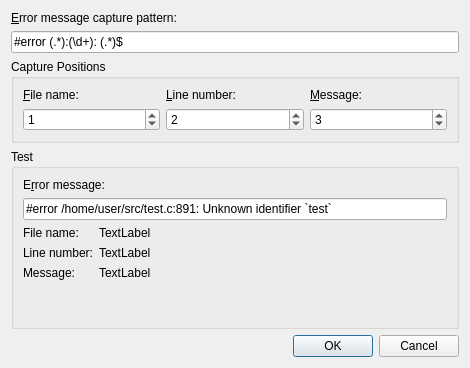
<?xml version="1.0" encoding="UTF-8"?>
<ui version="4.0">
 <class>ProjectExplorer::Internal::CustomParserConfigDialog</class>
 <widget class="QDialog" name="ProjectExplorer::Internal::CustomParserConfigDialog">
  <property name="geometry">
   <rect>
    <x>0</x>
    <y>0</y>
    <width>470</width>
    <height>368</height>
   </rect>
  </property>
  <property name="windowTitle">
   <string>Custom Parser</string>
  </property>
  <layout class="QVBoxLayout" name="verticalLayout_3">
   <item>
    <layout class="QVBoxLayout" name="verticalLayout">
     <item>
      <widget class="QLabel" name="label_4">
       <property name="text">
        <string>&amp;Error message capture pattern:</string>
       </property>
       <property name="buddy">
        <cstring>errorPattern</cstring>
       </property>
      </widget>
     </item>
     <item>
      <widget class="QLineEdit" name="errorPattern">
       <property name="text">
        <string>#error (.*):(\d+): (.*)$</string>
       </property>
      </widget>
     </item>
    </layout>
   </item>
   <item>
    <widget class="QGroupBox" name="capturePositionsGroup">
     <property name="title">
      <string>Capture Positions</string>
     </property>
     <layout class="QGridLayout" name="gridLayout">
      <item row="0" column="0">
       <widget class="QLabel" name="label">
        <property name="text">
         <string>&amp;File name:</string>
        </property>
        <property name="buddy">
         <cstring>fileNameCap</cstring>
        </property>
       </widget>
      </item>
      <item row="0" column="1">
       <widget class="QLabel" name="label_2">
        <property name="text">
         <string>&amp;Line number:</string>
        </property>
        <property name="buddy">
         <cstring>lineNumberCap</cstring>
        </property>
       </widget>
      </item>
      <item row="0" column="2">
       <widget class="QLabel" name="label_3">
        <property name="text">
         <string>&amp;Message:</string>
        </property>
        <property name="buddy">
         <cstring>messageCap</cstring>
        </property>
       </widget>
      </item>
      <item row="1" column="0">
       <widget class="QSpinBox" name="fileNameCap">
        <property name="maximum">
         <number>9</number>
        </property>
        <property name="value">
         <number>1</number>
        </property>
       </widget>
      </item>
      <item row="1" column="1">
       <widget class="QSpinBox" name="lineNumberCap">
        <property name="maximum">
         <number>9</number>
        </property>
        <property name="value">
         <number>2</number>
        </property>
       </widget>
      </item>
      <item row="1" column="2">
       <widget class="QSpinBox" name="messageCap">
        <property name="maximum">
         <number>9</number>
        </property>
        <property name="value">
         <number>3</number>
        </property>
       </widget>
      </item>
     </layout>
    </widget>
   </item>
   <item>
    <widget class="QGroupBox" name="testGroup">
     <property name="title">
      <string>Test</string>
     </property>
     <layout class="QVBoxLayout" name="verticalLayout_2">
      <item>
       <widget class="QLabel" name="label_5">
        <property name="text">
         <string>E&amp;rror message:</string>
        </property>
        <property name="buddy">
         <cstring>errorMessage</cstring>
        </property>
       </widget>
      </item>
      <item>
       <widget class="QLineEdit" name="errorMessage">
        <property name="text">
         <string>#error /home/user/src/test.c:891: Unknown identifier `test`</string>
        </property>
       </widget>
      </item>
      <item>
       <layout class="QFormLayout" name="formLayout">
        <item row="0" column="0">
         <widget class="QLabel" name="label_6">
          <property name="text">
           <string>File name:</string>
          </property>
         </widget>
        </item>
        <item row="0" column="1">
         <widget class="QLabel" name="fileNameTest">
          <property name="text">
           <string>TextLabel</string>
          </property>
         </widget>
        </item>
        <item row="1" column="0">
         <widget class="QLabel" name="label_7">
          <property name="text">
           <string>Line number:</string>
          </property>
         </widget>
        </item>
        <item row="1" column="1">
         <widget class="QLabel" name="lineNumberTest">
          <property name="text">
           <string>TextLabel</string>
          </property>
         </widget>
        </item>
        <item row="2" column="0">
         <widget class="QLabel" name="label_8">
          <property name="text">
           <string>Message:</string>
          </property>
         </widget>
        </item>
        <item row="2" column="1">
         <widget class="QLabel" name="messageTest">
          <property name="text">
           <string>TextLabel</string>
          </property>
         </widget>
        </item>
       </layout>
      </item>
      <item>
       <spacer name="verticalSpacer">
        <property name="orientation">
         <enum>Qt::Vertical</enum>
        </property>
        <property name="sizeHint" stdset="0">
         <size>
          <width>20</width>
          <height>40</height>
         </size>
        </property>
       </spacer>
      </item>
     </layout>
    </widget>
   </item>
   <item>
    <widget class="QDialogButtonBox" name="buttonBox">
     <property name="standardButtons">
      <set>QDialogButtonBox::Cancel|QDialogButtonBox::Ok</set>
     </property>
    </widget>
   </item>
  </layout>
 </widget>
 <tabstops>
  <tabstop>errorPattern</tabstop>
  <tabstop>fileNameCap</tabstop>
  <tabstop>lineNumberCap</tabstop>
  <tabstop>messageCap</tabstop>
  <tabstop>errorMessage</tabstop>
  <tabstop>buttonBox</tabstop>
 </tabstops>
 <resources/>
 <connections>
  <connection>
   <sender>buttonBox</sender>
   <signal>accepted()</signal>
   <receiver>ProjectExplorer::Internal::CustomParserConfigDialog</receiver>
   <slot>accept()</slot>
   <hints>
    <hint type="sourcelabel">
     <x>320</x>
     <y>341</y>
    </hint>
    <hint type="destinationlabel">
     <x>386</x>
     <y>289</y>
    </hint>
   </hints>
  </connection>
  <connection>
   <sender>buttonBox</sender>
   <signal>rejected()</signal>
   <receiver>ProjectExplorer::Internal::CustomParserConfigDialog</receiver>
   <slot>reject()</slot>
   <hints>
    <hint type="sourcelabel">
     <x>277</x>
     <y>350</y>
    </hint>
    <hint type="destinationlabel">
     <x>421</x>
     <y>255</y>
    </hint>
   </hints>
  </connection>
 </connections>
</ui>
